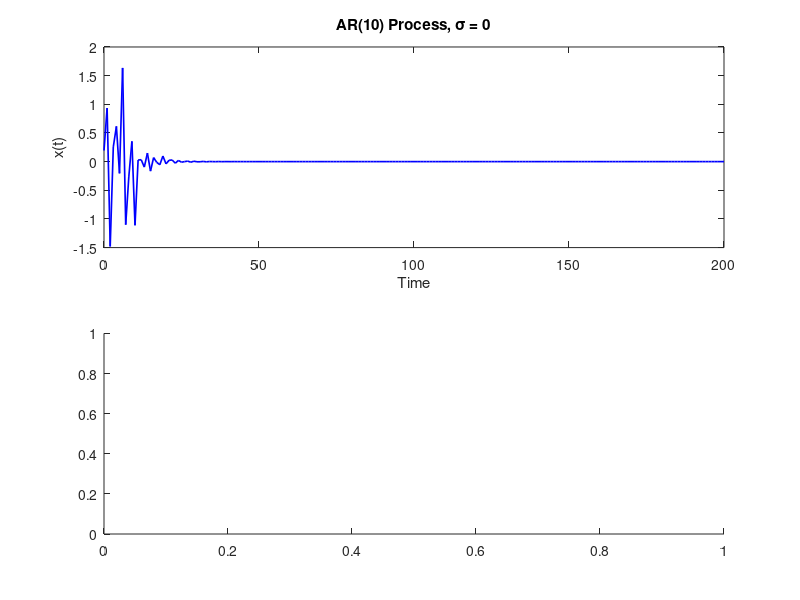

Reproduce this figure in MATLAB. (Note: this script raises an error after producing the figure.)
rng(123);

c = 0;                   % constant
phi = [0.9, -0.8, 0.7, -0.6, 0.5, -0.4, 0.3, -0.2, 0.1, -0.05];  % 10 coefficients (decaying values)
p = length(phi);          % AR order (10)
dt = 1;
tmax = 200;
time = 0:dt:tmax;
T = numel(time);
E = p;                    % embedding dimension = 10
theta = 0;                % nonlinearity parameter

sigma_values = [0, 1, 10];  % noise levels

for s = 1:length(sigma_values)
    sigma = sigma_values(s);

    % AR(10) simulation
    x = zeros(1, T);
    x(1:p) = randn(1, p);  % initialize first 10 values

    for t = (p+1):T
        x(t) = c + phi * x(t-1:-1:t-p)' + sigma * randn();
    end

    % s-map Jacobian / coefficient estimation
    y = x;
    n = length(y);
    X = zeros(n - p, p);
    for i = 1:(n - p)
        X(i, :) = y(i+p-1:-1:i);
    end

    jacobians = zeros(n - p, p);
    intercepts = zeros(n - p, 1);

    for t_pred = 1:(n - p)
        X_pred = X(t_pred, :);
        neighbor_idx = setdiff(1:size(X,1), t_pred);
        X_neighbors = X(neighbor_idx, :);
        y_neighbors = y(neighbor_idx + p)';

        distances = sqrt(sum((X_neighbors - X_pred).^2, 2));
        weights = exp(-theta * distances / mean(distances));
        weights = weights / sum(weights);

        X_mat = [ones(size(X_neighbors,1),1), X_neighbors];
        W = diag(weights);
        a = (X_mat' * W * X_mat) \ (X_mat' * W * y_neighbors);

        intercepts(t_pred) = a(1);
        jacobians(t_pred, :) = a(2:end);
    end

    % figures
    figure;
  
    subplot(2,1,1);
    plot(time, x, 'b', 'LineWidth', 1.2);
    title(['AR(10) Process, \sigma = ', num2str(sigma)]);
    xlabel('Time');
    ylabel('x(t)');
    
    % plot true and estimated coefficients
    subplot(2,1,2);
    hold on;
    
    % plot estimated Jacobians and store handles
    h_est = gobjects(p, 1);
    for k = 1:p
        h_est(k) = plot(jacobians(:, k), 'LineWidth', 1.2, 'DisplayName', ['\phi_', num2str(k)]);
    end
    
    % plot true coefficients 
    for k = 1:p
        plot(1:length(jacobians), phi(k) * ones(size(jacobians,1),1), ...
         '--', 'Color', h_est(k).Color, 'HandleVisibility', 'off');
    end
    
    
    hold off;
    title('True Coefficients vs Estimated Jacobians');
    xlabel('Time');
    ylabel('Coefficient');
    legend('show', 'Location', 'bestoutside');

end


%% close
close all;
